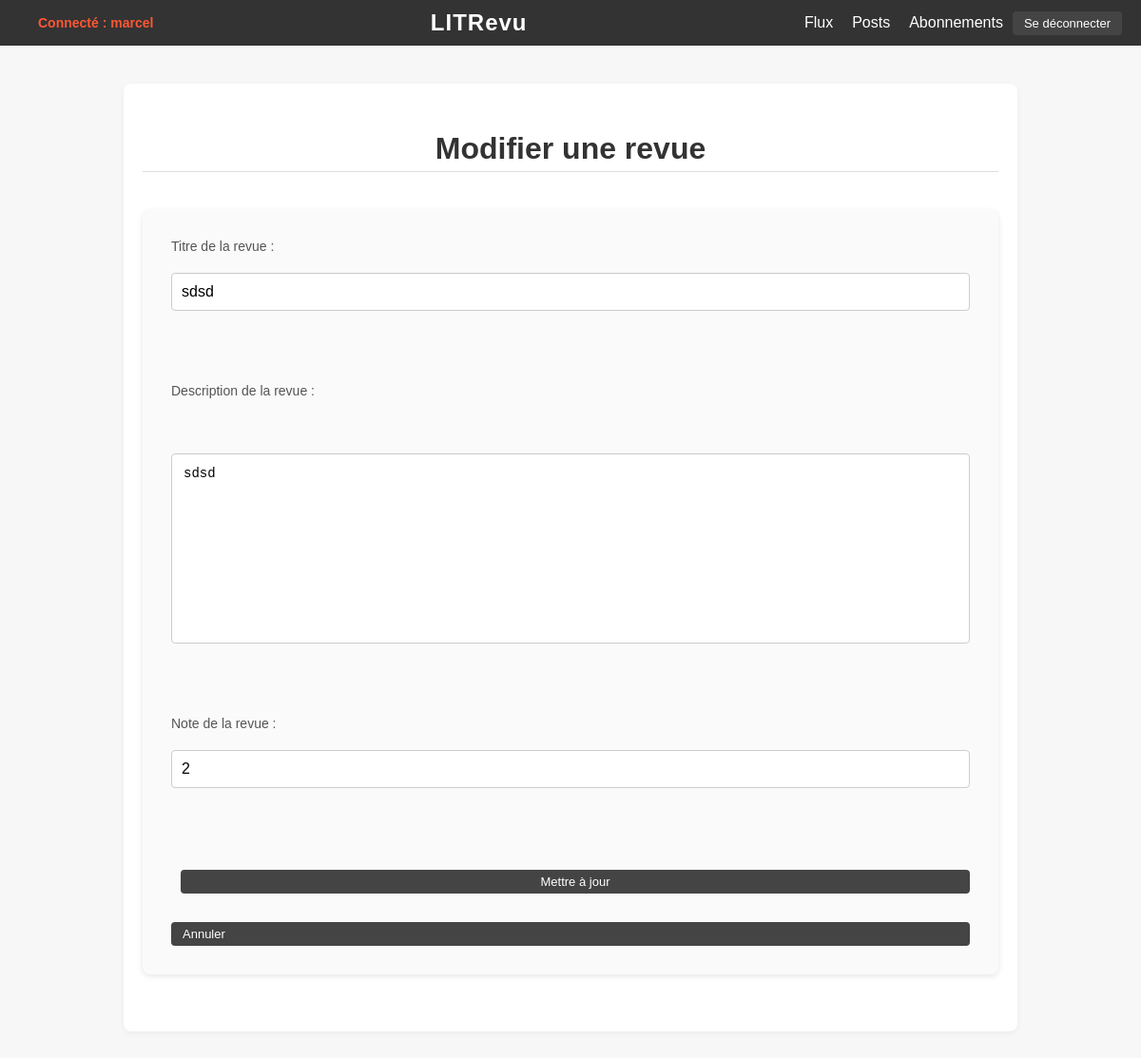
/edit_review/36/ (signed in), run on the app's committed database.
### myapp/models.py (models this page shows, shortened)
class Review(models.Model):
    headline = models.CharField(max_length=128)
    ticket = models.ForeignKey(Ticket, on_delete=models.SET_NULL, null=True, blank=True)
    user = models.ForeignKey(User, on_delete=models.CASCADE)
    rating = models.PositiveSmallIntegerField(
        validators=[
            MinValueValidator(0),
            MaxValueValidator(5)
        ]
    )
    body = models.TextField(
        blank=True,
        validators=[MaxLengthValidator(8192)]
    )
    time_created = models.DateTimeField(auto_now_add=True)

### myapp/views.py (the view, shortened to what this page needs)
# urls.py: path('edit_review/<int:review_id>/', views.edit_review, name='edit_review'),
@login_required
def edit_review(request, review_id):
    review = get_object_or_404(Review, id=review_id)
    return render(request, 'edit_review.html', {'review': review})

### myapp/templates/edit_review.html (shortened to what this page needs)
{% extends 'base.html' %}
{% block content %}
  <h2 class="review-edit-title">Modifier une revue</h2>
  <div class="review-edit-wrapper">
    <form method="POST" class="review-edit-form">
      <label for="headline" class="review-edit-label">Titre de la revue :</label>
      <input type="text" id="headline" name="headline" value="{{ review.headline }}" required class="review-edit-input-title"><br><br>
      <label for="body" class="review-edit-label">Description de la revue :</label><br>
      <textarea id="body" name="body" required class="review-edit-description-box">{{ review.body }}</textarea><br><br>
      <label for="rating" class="review-edit-label">Note de la revue :</label>
      <input type="number" id="rating" name="rating" value="{{ review.rating }}" min="1" max="5" required class="review-edit-input-number"><br><br>
      <button type="submit" class="review-edit-button">Mettre à jour</button>
      <a href="{% url 'all_tickets' %}" class="review-edit-button-cancel">Annuler</a>
    </form>
  </div>
{% endblock %}

### myapp/templates/base.html (shortened to what this page needs)
<!DOCTYPE html>
<html lang="fr">
<head>
    {% load static %}
    <link rel="stylesheet" type="text/css" href="{% static 'css/style.css' %}">
</head>
<body>
    <div class="header">
        <div class="message">
            {% if request.user.is_authenticated %}
                <span class="username">Connecté : {{ request.user.username }}</span>
            {% endif %}
        </div>
        <div class="center">LITRevu</div>
        <div class="links">
            <a href="{% url 'user_feed' %}">Flux</a>
            <a href="{% url 'all_tickets' %}">Posts</a>
            <a href="{% url 'follow_user' %}">Abonnements</a>
            <form action="{% url 'logout' %}" method="post">
                <button type="submit">Se déconnecter</button>
            </form>
        </div>
    </div>
    <div class="content">
        {% block content %}{% endblock %}
    </div>
</body>
</html>

### static/css/style.css (style rules this page uses)
body { font-family: 'Segoe UI', sans-serif; margin: 0; padding: 0; background-color: #f7f7f7; color: #333; }
.header { display: flex; justify-content: space-between; align-items: center; padding: 15px 30px; background-color: #222; color: white; }
.header .center { flex: 1; text-align: center; font-size: 26px; font-weight: bold; letter-spacing: 1px; }
.header .links a { color: white; text-decoration: none; margin-left: 20px; transition: color 0.3s; }
.message { font-size: 14px; color: #f2a654; }
.content { max-width: 900px; margin: 40px auto; padding: 20px; background-color: white; border-radius: 8px; box-shadow: 0 2px 6px rgba(0, 0, 0, 0.05); }
h2, h3 { color: #444; border-bottom: 1px solid #ddd; padding-bottom: 5px; margin-top: 30px; }
form { display: inline; }
button { background-color: #444; color: white; border: none; padding: 5px 12px; margin-left: 10px; border-radius: 4px; cursor: pointer; font-size: 13px; transition: background-color 0.3s; text-align: center; width: auto; height: auto; }
a { color: #444; text-decoration: none; }
.review-edit-wrapper { max-width: 900px; margin: 40px auto; padding: 30px; background-color: #fafafa; border-radius: 8px; box-shadow: 0 2px 6px rgba(0, 0, 0, 0.1); }
.review-edit-title { font-size: 32px; color: #333; font-weight: bold; margin-bottom: 20px; text-align: center; }
.review-edit-form { display: flex; flex-direction: column; gap: 20px; }
.review-edit-label { font-size: 14px; color: #555; }
.review-edit-input-title { width: 100%; padding: 10px; font-size: 16px; border: 1px solid #ccc; border-radius: 4px; box-sizing: border-box; max-width: 100%; }
.review-edit-description-box { width: 100%; height: 200px; padding: 12px; font-size: 14px; border: 1px solid #ccc; border-radius: 4px; box-sizing: border-box; resize: none; white-space: pre-wrap; word-wrap: break-word; overflow-wrap: break-word; text-align: justify; }
.review-edit-input-number { width: 100%; padding: 10px; font-size: 16px; border: 1px solid #ccc; border-radius: 4px; box-sizing: border-box; }
.review-edit-button { background-color: #444; color: white; padding: 5px 12px; border: none; border-radius: 4px; cursor: pointer; font-size: 13px; width: auto; height: auto; text-align: center; transition: background-color 0.3s; }
.review-edit-button-cancel { background-color: #444; color: white; padding: 5px 12px; border-radius: 4px; text-decoration: none; font-size: 13px; width: auto; height: auto; transition: background-color 0.3s; }
.review-edit-button, .review-edit-button-cancel { margin-top: 10px; }
button { background-color: #444; color: white; border: none; padding: 5px 12px; margin-left: 10px; border-radius: 4px; cursor: pointer; font-size: 13px; transition: background-color 0.3s; }

### myapp/templates/base.html (style rules this page uses)
body { font-family: Arial, sans-serif; margin: 0; padding: 0; }
.header { display: flex; justify-content: space-between; align-items: center; padding: 10px 20px; background-color: #333; color: white; }
.header .center { flex: 1; text-align: center; font-size: 24px; }
.header .links { display: flex; align-items: center; }
.header .links a { color: white; text-decoration: none; margin-left: 20px; }
.message { color: #ff5733; font-weight: bold; margin-right: 20px; }

### data on the page
Review: headline "sdsd", body "sdsd", rating "2"

### other printed values
{{ request.user.username }} "marcel"
